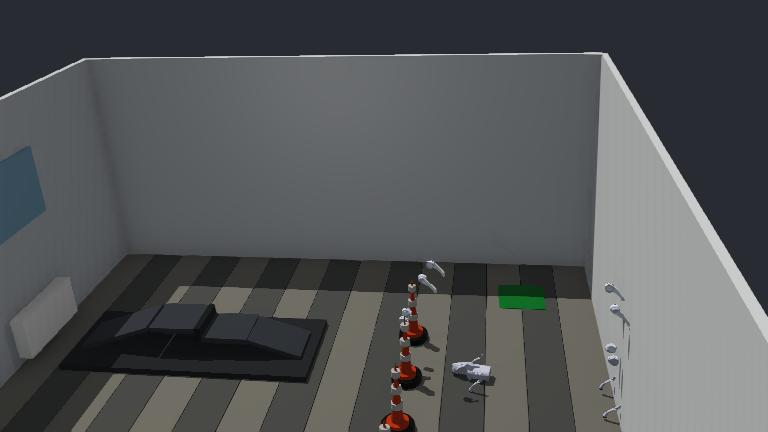
#> input picture webots/worlds/.truetech_arena.jpg, 768 x 432 px
$ python ramp_vision.py ../../../../../webots/worlds/.truetech_arena.jpg --output out.png
#> lines starting #> are read from the running program, lines starting #| are printed output that depends on the picture; after the words box and inside, x2 and y2 are one past the last pixel; in counts of white or black regions, pixels touching at a corner belong together
#> in main, frame is the input picture: shape (432, 768, 3); mean B, G, R 86.6, 84.8, 82.5
"""Локальный геометрический поиск серой рампы с поперечными планками.

Это исследовательский детектор, а не команда движения и не классификатор с
измеренной вероятностью. Он предполагает камеру примерно без крена, рампу,
видимую целиком спереди, и не менее двух внутренних поперечных планок.
Калибровка отсутствует: все координаты и направления относятся только к кадру.
"""

from __future__ import annotations

import argparse
import json
import math
from pathlib import Path

import cv2
import numpy as np


def _line(p):
    p = np.asarray(p, dtype=np.float64).reshape(2, 2)
    if p[0, 0] > p[1, 0]:
        p = p[::-1]
    return p


def _line_y(p, x):
    return float(p[0, 1] + (x - p[0, 0]) * (p[1, 1] - p[0, 1]) / max(p[1, 0] - p[0, 0], 1e-6))


def _quad_width_at_y(quad, y):
    left = quad[[0, 3]]
    right = quad[[1, 2]]
    def x_at(edge):
        t = (y - edge[0, 1]) / (edge[1, 1] - edge[0, 1] + 1e-9)
        return float(edge[0, 0] + t * (edge[1, 0] - edge[0, 0]))
    return x_at(left), x_at(right)


def _extract_lines(gray):
    height, width = gray.shape
    found = cv2.createLineSegmentDetector(cv2.LSD_REFINE_STD).detect(gray)[0]
    candidates = []
    if found is None:
        return candidates
    for raw in found.reshape(-1, 4):
        p = _line(raw)
        dx, dy = p[1] - p[0]
        if dx < max(18.0, width * .022) or abs(dy) > dx * .32:
            continue
        candidates.append(p)
    # Одна граница может распасться при смене фона; сшиваем только близкие
    # коллинеарные отрезки, не используя положение объекта в кадре.
    for _ in range(64):
        merged = False
        for i, p in enumerate(candidates):
            if merged:
                break
            for j in range(i + 1, len(candidates)):
                q = candidates[j]
                gap = max(p[0, 0], q[0, 0]) - min(p[1, 0], q[1, 0])
                if not -3. <= gap <= max(6., width * .015):
                    continue
                slope_p = (p[1, 1] - p[0, 1]) / np.ptp(p[:, 0])
                slope_q = (q[1, 1] - q[0, 1]) / np.ptp(q[:, 0])
                mid_x = (max(p[0, 0], q[0, 0]) + min(p[1, 0], q[1, 0])) / 2
                # Широкоугольная камера изгибает длинную поперечину:
                # соседние короткие касательные могут различаться наклоном.
                if abs(slope_p - slope_q) < .10 and abs(_line_y(p, mid_x) - _line_y(q, mid_x)) < 4.5:
                    points = np.concatenate((p, q))
                    candidates[i] = points[[np.argmin(points[:, 0]), np.argmax(points[:, 0])]]
                    candidates.pop(j)
                    merged = True
                    break
        if not merged:
            break
    # У поперечной планки есть две близкие границы; это один уровень.
    candidates.sort(key=lambda p: -np.linalg.norm(p[1] - p[0]))
    unique = []
    for p in candidates:
        duplicate = False
        for q in unique:
            overlap = min(p[1, 0], q[1, 0]) - max(p[0, 0], q[0, 0])
            if overlap < .7 * min(np.ptp(p[:, 0]), np.ptp(q[:, 0])):
                continue
            x = (max(p[0, 0], q[0, 0]) + min(p[1, 0], q[1, 0])) / 2
            if abs(_line_y(p, x) - _line_y(q, x)) < max(3., height * .015):
                duplicate = True
                break
        if not duplicate:
            unique.append(p)
    return sorted(unique, key=lambda p: float(p[:, 1].mean()))


def detect_ramp(image_bgr):
    """Возвращает JSON-совместимые гипотезы; confidence_heuristic не вероятность.

    Порядок четырёх углов: дальний левый, дальний правый, ближний правый,
    ближний левый. Ближней считается нижняя в изображении грань — это
    предположение о позе камеры, а не установленный по глубине факт.
    """
    if not isinstance(image_bgr, np.ndarray) or image_bgr.ndim != 3 or image_bgr.shape[2] != 3:
        raise ValueError("Ожидается изображение BGR с тремя каналами")
    if image_bgr.dtype != np.uint8 or min(image_bgr.shape[:2]) < 32:
        raise ValueError("Ожидается uint8-кадр размером не менее 32 × 32")
    original_h, original_w = image_bgr.shape[:2]
#> original_h = 432; original_w = 768
    scale = min(1., 960. / original_w)
#> scale = 1
    frame = cv2.resize(image_bgr, None, fx=scale, fy=scale, interpolation=cv2.INTER_AREA) if scale < 1 else image_bgr
    height, width = frame.shape[:2]
#> height = 432; width = 768
    hsv = cv2.cvtColor(frame, cv2.COLOR_BGR2HSV)
#> hsv: shape (432, 768, 3); mean H, S, V 84.6, 26.6, 88.4
    gray = cv2.cvtColor(frame, cv2.COLOR_BGR2GRAY)
    edges = cv2.Canny(gray, 30, 75)
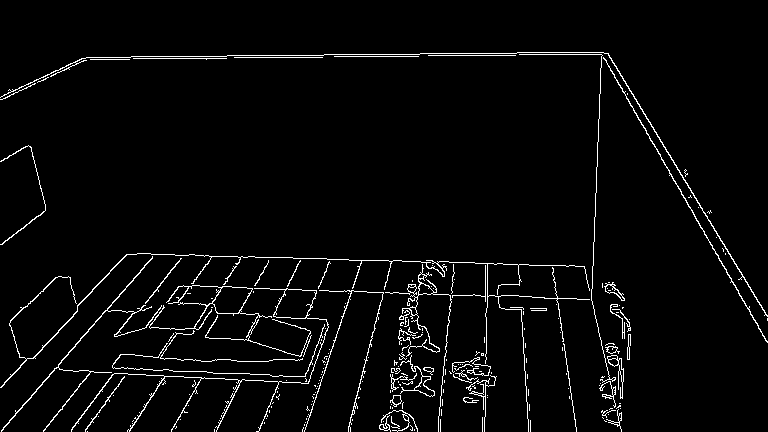
#> edges: shape (432, 768); 3.3% white in thin lines or dots, all inside (x1, y1, x2, y2) = (0, 52, 768, 432)
    edge_distance = cv2.distanceTransform(255 - edges, cv2.DIST_L2, 3)
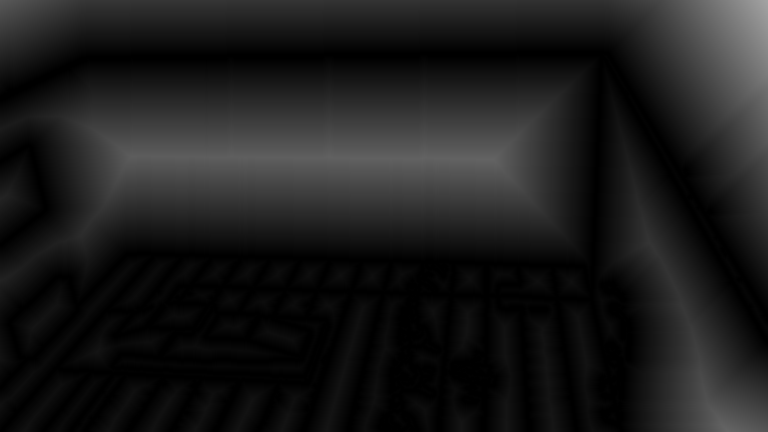
#> edge_distance: shape (432, 768) float32; min 0, max 162.9, mean 28.2
    lines = _extract_lines(gray)
#> in _extract_lines, `found = cv2.createLineSegmentDetector(cv2.LSD_REFINE_STD).detect(gray)..`: found = 195 rows, first 6: [390.6, 53.93, 301.9, 54.09], [485.6, 52.7, 395.6, 53.13], [83.71, 56.88, 0.237, 96.05], [766.9, 316.1, 607, 52.56], [301.9, 54.63, 84.36, 56.69], [580.6, 51.46, 489.4, 52.27]
#> the loop in _extract_lines, `for raw in found.reshape(-1, 4):` made 195 passes
#> (raw, p, dx, dy) on passes 1 to 3: ([390.6, 53.93, 301.9, 54.09], [[301.9, 54.09], [390.6, 53.93]], 88.75, -0.165), ([485.6, 52.7, 395.6, 53.13], [[395.6, 53.13], [485.6, 52.7]], 90, -0.432), ([83.71, 56.88, 0.237, 96.05], [[0.237, 96.05], [83.71, 56.88]], 83.48, -39.17)
#> after the loop in _extract_lines, `for raw in found.reshape(-1, 4):`: candidates = 32 items, first 6: [[301.9, 54.09], [390.6, 53.93]], [[395.6, 53.13], [485.6, 52.7]], [[84.36, 56.69], [301.9, 54.63]], [[489.4, 52.27], [580.6, 51.46]], [[581.9, 51], [606.9, 51.98]], [[451.9, 362.2], [471.9, 360.8]]
#> after the loop in _extract_lines, `for _ in range(64):`: candidates = 20 items, first 6: [[84.36, 56.69], [606.9, 51.98]], [[451.9, 362.2], [471.9, 360.8]], [[85.61, 59.18], [599.4, 53.84]], [[59.35, 369.8], [307, 382.9]], [[190.6, 285.3], [483.2, 295.1]], [[271.8, 316.6], [325.6, 318.9]]
#> the loop in _extract_lines, `for p in candidates:` made 20 passes
#> p on passes 1 to 12: [[84.36, 56.69], [606.9, 51.98]], [[85.61, 59.18], [599.4, 53.84]], [[128.1, 253.1], [423.1, 261.2]], [[190.6, 285.3], [483.2, 295.1]], [[59.35, 369.8], [307, 382.9]], [[110.7, 366.9], [304.4, 376.5]], [[436.9, 261.5], [581.9, 265.6]], [[196.9, 360.2], [299.4, 359.5]], [[246.4, 339.6], [298.4, 355.9]], [[271.8, 316.6], [325.6, 318.9]], [[149.4, 327.3], [191.9, 328.8]], [[500.6, 295.1], [541.9, 296.5]]
#> after the loop in _extract_lines, `for p in candidates:`: unique = 18 items, first 6: [[84.36, 56.69], [606.9, 51.98]], [[128.1, 253.1], [423.1, 261.2]], [[190.6, 285.3], [483.2, 295.1]], [[59.35, 369.8], [307, 382.9]], [[436.9, 261.5], [581.9, 265.6]], [[196.9, 360.2], [299.4, 359.5]]
#> lines = 18 items, first 6: [[84.36, 56.69], [606.9, 51.98]], [[128.1, 253.1], [423.1, 261.2]], [[436.9, 261.5], [581.9, 265.6]], [[190.6, 285.3], [483.2, 295.1]], [[500.6, 295.1], [541.9, 296.5]], [[559.3, 297.6], [589.4, 298.7]]
    scene_value = float(np.median(hsv[:, :, 2]))
#> scene_value = 92
    hypotheses = []
    tested = 0
    rejected = {"geometry": 0, "transverse_support": 0, "surface": 0, "side_boundaries": 0}
    for top_index, top in enumerate(lines):
        for bottom in lines[top_index + 1:]:
            top_y, bottom_y = float(top[:, 1].mean()), float(bottom[:, 1].mean())
            depth = bottom_y - top_y
            top_w, bottom_w = np.ptp(top[:, 0]), np.ptp(bottom[:, 0])
            average_w = (top_w + bottom_w) * .5
            if depth < max(height * .035, average_w * .45) or depth > average_w * 3.2:
                continue
            if not .48 <= bottom_w / top_w <= 2.3:
                continue
            if abs(float(top[:, 0].mean() - bottom[:, 0].mean())) > depth * 1.4:
                continue
            tested += 1
            quad = np.array([top[0], top[1], bottom[1], bottom[0]], dtype=np.float32)
            area = abs(float(cv2.contourArea(quad)))
            if area < height * width * .004 or area > height * width * .45 or not cv2.isContourConvex(quad):
                rejected["geometry"] += 1
                continue
            # Проверяем повторяющиеся поперечины, доходящие до обеих сторон.
            support = []
            errors = []
            slope = ((top[1, 1] - top[0, 1]) / top_w + (bottom[1, 1] - bottom[0, 1]) / bottom_w) * .5
            for segment in lines:
                y = float(segment[:, 1].mean())
                t = (y - top_y) / depth
                if not .09 < t < .91:
                    continue
                left, right = _quad_width_at_y(quad, y)
                projected_width = right - left
                if projected_width <= 0:
                    continue
                endpoint_error = (abs(segment[0, 0] - left) + abs(segment[1, 0] - right)) / (2 * projected_width)
                segment_slope = (segment[1, 1] - segment[0, 1]) / np.ptp(segment[:, 0])
                if endpoint_error < .12 and abs(segment_slope - slope) < .12:
                    support.append(segment)
                    errors.append(endpoint_error)
            if len(support) < 2:
                rejected["transverse_support"] += 1
                continue
            side_support = []
            for start, end in ((quad[0], quad[3]), (quad[1], quad[2])):
                samples = start + np.linspace(.06, .94, 80)[:, None] * (end - start)
                xy = np.rint(samples).astype(np.int32)
                xy[:, 0] = np.clip(xy[:, 0], 0, width - 1)
                xy[:, 1] = np.clip(xy[:, 1], 0, height - 1)
                # Допуск кривизны линзы в пикселях; это не метрический зазор.
                side_support.append(float(np.mean(edge_distance[xy[:, 1], xy[:, 0]] <= max(3.5, width*.008))))
            if min(side_support) < .55:
                rejected["side_boundaries"] += 1
                continue
            # Цвет применяется ко всей гипотезе, а не к заранее заданной зоне.
            mask = np.zeros((height, width), np.uint8)
            cv2.fillConvexPoly(mask, np.rint(quad).astype(np.int32), 255)
            inner = cv2.erode(mask, np.ones((5, 5), np.uint8)) > 0
            pixels = hsv[inner]
            if len(pixels) < 50:
                continue
            median_saturation = float(np.median(pixels[:, 1]))
            median_value = float(np.median(pixels[:, 2]))
            neutral_fraction = float(np.mean(pixels[:, 1] <= 72))
            dark_ratio = median_value / max(scene_value, 1.)
            value_q10, value_q90 = np.percentile(pixels[:, 2], [10, 90])
            value_spread = float((value_q90 - value_q10) / max(median_value, 1.))
            # Тёмный серый цвет помогает исключать светлые стены и потолок;
            # несколько поперечин и форма исключают простые тонкие маты.
            if neutral_fraction < .65 or median_saturation > 65 or not 25 <= median_value <= 210 or dark_ratio > .85 or value_spread > .7:
                rejected["surface"] += 1
                continue
            support_error = float(np.mean(errors))
            score = float(np.clip(.35 + .10 * min(len(support), 4) + .2 * neutral_fraction + .15 * max(0., 1 - support_error / .12), 0., 1.))
            hypotheses.append({"quad": quad, "score": score, "support": support,
                "metrics": {"internal_transverse_levels": len(support), "mean_endpoint_error_fraction": round(support_error, 4),
                    "left_right_edge_support_fraction": [round(v, 4) for v in side_support],
                    "neutral_surface_fraction": round(neutral_fraction, 4), "median_saturation_0_255": median_saturation,
                    "median_value_0_255": median_value, "surface_to_scene_value_ratio": round(dark_ratio, 4),
                    "relative_value_spread_q10_q90": round(value_spread, 4),
                    "projected_depth_to_width_ratio": round(float(depth / average_w), 4)}})
#> this loop made 18 passes
#> top on passes 2, 3, 4, 6, 8, 9, 11, 12, 13, 14, 15, 16: [[128.1, 253.1], [423.1, 261.2]], [[436.9, 261.5], [581.9, 265.6]], [[190.6, 285.3], [483.2, 295.1]], [[559.3, 297.6], [589.4, 298.7]], [[499.4, 308.1], [520.6, 309]], [[108.1, 310.4], [130.6, 311]], [[149.4, 327.3], [191.9, 328.8]], [[115.4, 336.1], [146.8, 326.7]], [[206.9, 337.3], [244.4, 339.4]], [[246.4, 339.6], [298.4, 355.9]], [[121.9, 353.3], [155.7, 357]], [[196.9, 360.2], [299.4, 359.5]]
#> top on passes 1, 5, 7, 10: [[84.36, 56.69], [606.9, 51.98]], [[500.6, 295.1], [541.9, 296.5]], [[179.4, 303.4], [203.1, 303.1]], [[271.8, 316.6], [325.6, 318.9]]
#> after the loop, hypotheses = []; rejected = {'geometry': 7, 'transverse_support': 6, 'surface': 0, 'side_boundaries': 0}; tested = 13
    # Перекрывающиеся гипотезы одной рампы объединяются выбором более полной.
    hypotheses.sort(key=lambda c: (c["metrics"]["internal_transverse_levels"], c["score"], cv2.contourArea(c["quad"])), reverse=True)
    selected = []
    for item in hypotheses:
        duplicate = False
        for other in selected:
            intersection, _ = cv2.intersectConvexConvex(item["quad"], other["quad"])
            smaller_area = min(abs(cv2.contourArea(item["quad"])), abs(cv2.contourArea(other["quad"])))
            if intersection / max(smaller_area, 1.) > .55:
                duplicate = True
                break
        if not duplicate:
            selected.append(item)
        if len(selected) >= 5:
            break
#> this loop made 0 passes
#> after the loop, selected = []
    candidates = []
    for index, item in enumerate(selected):
        quad = item["quad"].astype(float) / scale
        entrance = quad[[3, 2]]
        center = entrance.mean(axis=0)
        far = quad[:2].mean(axis=0)
        axis = far - center
        axis /= max(float(np.linalg.norm(axis)), 1e-9)
        candidates.append({
            "id": index, "kind": "ramp_with_transverse_bars_candidate",
            "quadrilateral_px": np.round(quad, 2).tolist(),
            "quadrilateral_order": ["far_left", "far_right", "near_right", "near_left"],
            "entrance": {"endpoints_px": np.round(entrance, 2).tolist(), "center_px": np.round(center, 2).tolist(),
                "status": "observed_patch_boundary_not_verified_entrance", "verified": False},
            "motion_authorized": False,
            "full_ramp_verified": False,
            "direction": {"coordinate_frame": "image_nonmetric", "axis_unit_xy": np.round(axis, 5).tolist(),
                "axis_angle_from_image_up_deg": round(math.degrees(math.atan2(float(axis[0]), float(-axis[1]))), 3),
                "entrance_horizontal_offset_normalized": round(float((center[0] - original_w / 2) / (original_w / 2)), 5),
                "robot_bearing_deg": None, "distance_m": None},
            "confidence_heuristic": round(item["score"], 4), "confidence_is_probability": False,
            "evidence": item["metrics"],
            "transverse_lines_px": [np.round(p / scale, 2).tolist() for p in item["support"]],
        })
#> after the loop, candidates = []
    return {"schema_version": 1, "image_size": {"width": original_w, "height": original_h},
        "candidates": candidates,
        "diagnostics": {"horizontal_line_count": len(lines), "quadrilateral_hypotheses_tested": tested,
            "rejected": rejected, "accepted_before_overlap_filter": len(hypotheses),
            "scene_median_value_0_255": scene_value,
            "method": "parallel_transverse_lines_and_dark_neutral_surface",
            "calibrated": False,
            "limitations": ["Проверено только на небольшой локальной выборке, качество на других ракурсах неизвестно.",
                "Нижняя грань гипотезы может быть поперечной планкой; физический вход не подтверждён.",
                "Нужны минимум две видимые внутренние поперечины; гладкая рампа может быть пропущена.",
                "Направление на изображении не является курсом робота; расстояние и уклон не определяются."]}}


def render_overlay(frame, result):
    """Рисует найденные границы; возвращает новую BGR-копию кадра."""
    overlay = frame.copy()
    for candidate in result.get("candidates", []):
        quad = np.rint(candidate["quadrilateral_px"]).astype(np.int32)
        cv2.polylines(overlay, [quad], True, (0, 220, 255), 2, cv2.LINE_AA)
        for line in candidate.get("transverse_lines_px", []):
            points = np.rint(line).astype(np.int32)
            cv2.line(overlay, tuple(points[0]), tuple(points[1]), (255, 160, 0), 2, cv2.LINE_AA)
        entrance = np.rint(candidate["entrance"]["endpoints_px"]).astype(np.int32)
        center = tuple(np.rint(candidate["entrance"]["center_px"]).astype(np.int32))
        far = tuple(np.rint(quad[:2].mean(axis=0)).astype(np.int32))
        cv2.line(overlay, tuple(entrance[0]), tuple(entrance[1]), (50, 255, 80), 4, cv2.LINE_AA)
        cv2.circle(overlay, center, 6, (50, 255, 80), -1, cv2.LINE_AA)
        cv2.arrowedLine(overlay, center, far, (50, 255, 80), 2, cv2.LINE_AA, tipLength=.12)
        # OpenCV не поддерживает кириллицу в стандартном шрифте; только числа.
        label = f"#{candidate['id']} {candidate['confidence_heuristic']:.2f}"
        cv2.putText(overlay, label, (int(quad[0, 0]), max(20, int(quad[0, 1]) - 10)), cv2.FONT_HERSHEY_SIMPLEX, .65, (0, 220, 255), 2, cv2.LINE_AA)
    return overlay


def main():
    parser = argparse.ArgumentParser(description="Поиск кандидата рампы на локальном изображении. Команд роботу нет.")
    parser.add_argument("input", type=Path, help="Входное изображение")
    parser.add_argument("--output", type=Path, required=True, help="Выходной JSON")
    parser.add_argument("--overlay", type=Path, help="Изображение с границами")
    args = parser.parse_args()
    frame = cv2.imdecode(np.fromfile(str(args.input), dtype=np.uint8), cv2.IMREAD_COLOR)
    if frame is None:
        parser.error("Не удалось прочитать изображение")
    result = detect_ramp(frame)
#> result = 4 items
    args.output.parent.mkdir(parents=True, exist_ok=True)
    args.output.write_text(json.dumps(result, ensure_ascii=False, indent=2), encoding="utf-8")
    if args.overlay:
        args.overlay.parent.mkdir(parents=True, exist_ok=True)
        extension = args.overlay.suffix or ".jpg"
        ok, encoded = cv2.imencode(extension, render_overlay(frame, result))
        if not ok:
            raise RuntimeError("Не удалось сохранить разметку")
        encoded.tofile(str(args.overlay))
    print(json.dumps({"candidates": len(result["candidates"]), "output": str(args.output)}, ensure_ascii=False))
#| {"candidates": 0, "output": "out.png"}


if __name__ == "__main__":
    main()
